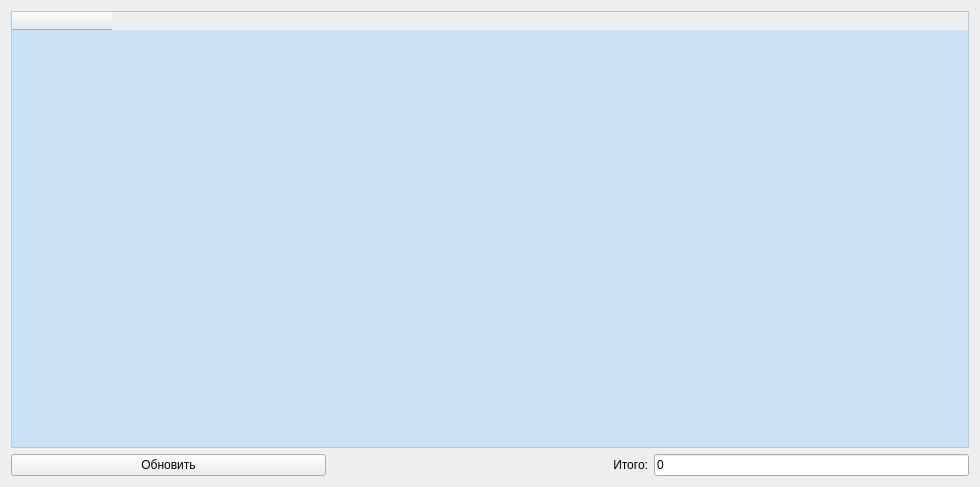
<?xml version="1.0" encoding="UTF-8"?>
<ui version="4.0">
 <class>Form</class>
 <widget class="QWidget" name="Form">
  <property name="geometry">
   <rect>
    <x>0</x>
    <y>0</y>
    <width>980</width>
    <height>487</height>
   </rect>
  </property>
  <property name="windowTitle">
   <string>Интерактивный чек</string>
  </property>
  <property name="windowIcon">
   <iconset>
    <normaloff>cheque.png</normaloff>cheque.png</iconset>
  </property>
  <layout class="QVBoxLayout" name="verticalLayout">
   <item>
    <widget class="QTableWidget" name="table">
     <property name="styleSheet">
      <string notr="true">#table {
	background-color: rgba(65, 173, 255, 0.2);
}</string>
     </property>
     <property name="sizeAdjustPolicy">
      <enum>QAbstractScrollArea::AdjustToContents</enum>
     </property>
     <property name="textElideMode">
      <enum>Qt::ElideMiddle</enum>
     </property>
     <column>
      <property name="text">
       <string/>
      </property>
     </column>
    </widget>
   </item>
   <item>
    <layout class="QHBoxLayout" name="horizontalLayout">
     <item>
      <widget class="QPushButton" name="refresh">
       <property name="text">
        <string>Обновить</string>
       </property>
      </widget>
     </item>
     <item>
      <widget class="QLabel" name="text">
       <property name="text">
        <string>Итого:</string>
       </property>
       <property name="alignment">
        <set>Qt::AlignRight|Qt::AlignTrailing|Qt::AlignVCenter</set>
       </property>
      </widget>
     </item>
     <item>
      <widget class="QLineEdit" name="result">
       <property name="sizePolicy">
        <sizepolicy hsizetype="Minimum" vsizetype="Fixed">
         <horstretch>0</horstretch>
         <verstretch>0</verstretch>
        </sizepolicy>
       </property>
       <property name="text">
        <string>0</string>
       </property>
       <property name="readOnly">
        <bool>true</bool>
       </property>
       <property name="clearButtonEnabled">
        <bool>false</bool>
       </property>
      </widget>
     </item>
    </layout>
   </item>
  </layout>
 </widget>
 <resources/>
 <connections/>
</ui>
